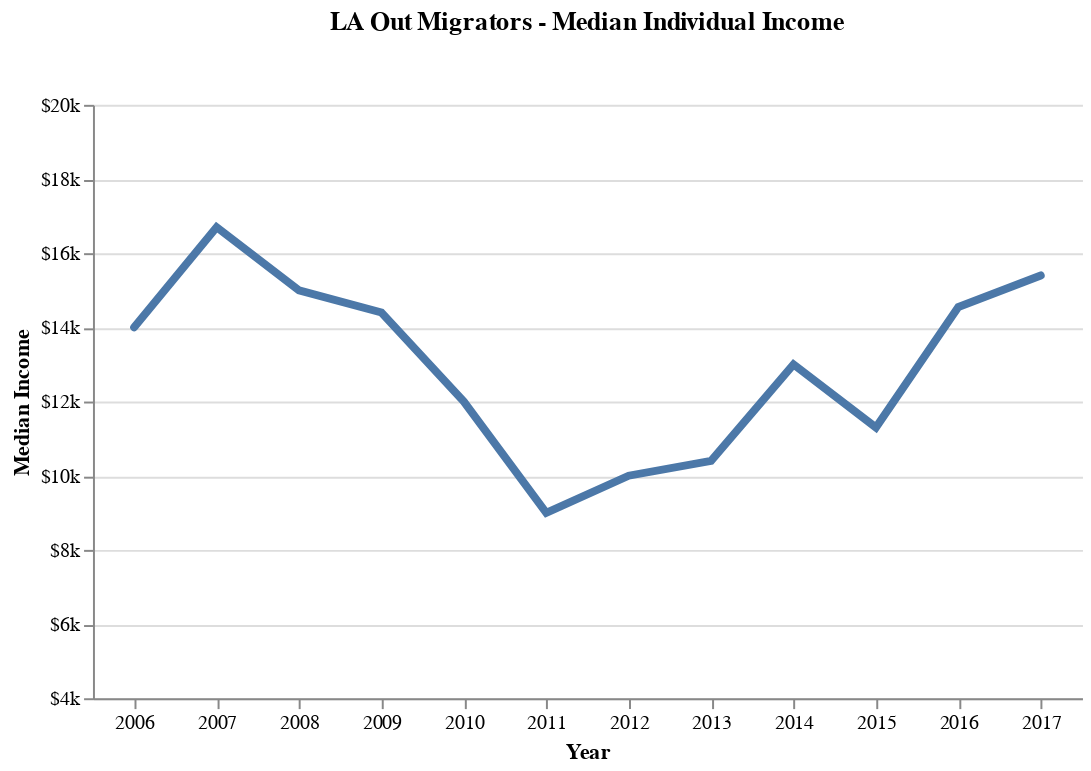

This figure's notebook cell:
### Code cell
#Plotting w/ Altair
title=alt.TitleParams(text='LA Out Migrators - Median Individual Income', offset=30, anchor='middle')

individual = alt.Chart(out_ind_inc_df).configure_axis(labelAngle=0).mark_line(strokeWidth=4, strokeCap='round').encode(
    x=alt.X('Year:O', 
            axis=alt.Axis(grid=False), 
            title='Year'),
    y=alt.Y('Med_Income', 
            scale=alt.Scale(domain=[4000, 20000]), 
            axis=alt.Axis(format='$s'), 
            title='Median Income')
).properties(title=title, 
             width=500, 
             background='white'
).configure_view(strokeWidth=0)

individual

### Figure 1 — Vega-Lite specification as saved in the notebook (floating-point values rounded to 4 significant figures)
{"$schema": "https://vega.github.io/schema/vega-lite/v2.6.0.json", "background": "white", "config": {"axis": {"labelAngle": 0}, "view": {"height": 300, "strokeWidth": 0, "width": 400}}, "data": {"name": "data-3b03e78875090516e9824d7f4bf9fa8c"}, "datasets": {"data-3b03e78875090516e9824d7f4bf9fa8c": [{"Med_Income": 14000, "Year": 2006}, {"Med_Income": 16700, "Year": 2007}, {"Med_Income": 15000, "Year": 2008}, {"Med_Income": 14400, "Year": 2009}, {"Med_Income": 12000, "Year": 2010}, {"Med_Income": 9000, "Year": 2011}, {"Med_Income": 10000, "Year": 2012}, {"Med_Income": 10400, "Year": 2013}, {"Med_Income": 13000, "Year": 2014}, {"Med_Income": 11300, "Year": 2015}, {"Med_Income": 14550, "Year": 2016}, {"Med_Income": 15400, "Year": 2017}]}, "encoding": {"x": {"axis": {"grid": false}, "field": "Year", "title": "Year", "type": "ordinal"}, "y": {"axis": {"format": "$s"}, "field": "Med_Income", "scale": {"domain": [4000, 20000]}, "title": "Median Income", "type": "quantitative"}}, "mark": {"strokeCap": "round", "strokeWidth": 4, "type": "line"}, "title": {"anchor": "middle", "offset": 30, "text": "LA Out Migrators - Median Individual Income"}, "width": 500}
